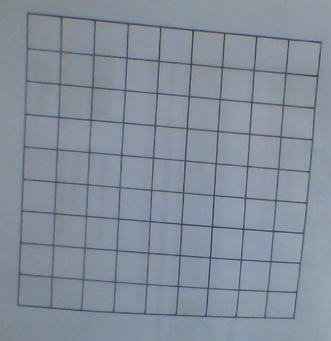
#> input picture sudoku_grid3.png, 331 x 341 px
$ python inverse_warp_perspective.py
#> lines starting #> are read from the running program, lines starting #| are printed output that depends on the picture; after the words box and inside, x2 and y2 are one past the last pixel; in counts of white or black regions, pixels touching at a corner belong together
import numpy as np
import cv2

# https://theailearner.com/tag/cv2-warpperspective/

im = cv2.imread ('sudoku_grid3.png')#('sudoCleanedOfRects.jpg')# # read picture
#> im is the input picture: shape (341, 331, 3); mean B, G, R 155.7, 142.7, 132.5

imgray = cv2.cvtColor(im, cv2.COLOR_BGR2GRAY) # BGR to grayscale
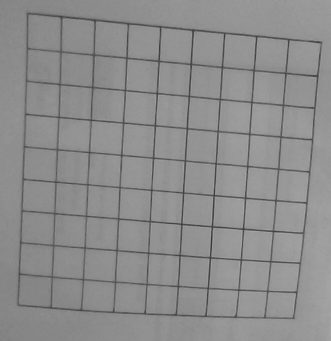
#> imgray: shape (341, 331); min 51, max 173, mean 141.2

ret, thresh = cv2.threshold(imgray, 120, 255, cv2.THRESH_BINARY_INV)
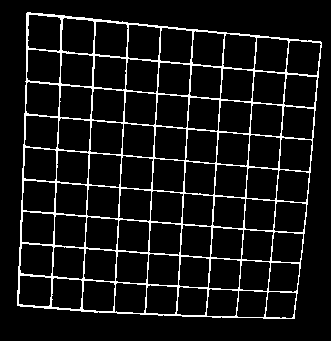
#> thresh: shape (341, 331); 8.5% white in thin lines or dots, all inside (x1, y1, x2, y2) = (17, 12, 322, 319)

contours, hierarchy = cv2.findContours(thresh, cv2.RETR_TREE, cv2.CHAIN_APPROX_NONE)
#> contours = 82 contours; largest, box (x1, y1, x2, y2) and area: (17, 12, 322, 319) 82216, (27, 14, 62, 52) 1104, (61, 17, 95, 55) 1087, (94, 21, 129, 58) 1082, (127, 24, 161, 61) 1062

# Specify input and output coordinates that is used
# to calculate the transformation matrix

up_left = [28, 14]
up_right = [321, 42]
bottom_left = [18, 305]
bottom_right = [295, 318]

input_pts = np.float32([up_left, up_right, bottom_left, bottom_right])

height = max(abs(bottom_left[1] - up_left[1]), abs(up_right[1]-bottom_right[1]))
width = max(abs(bottom_left[0] - bottom_right[0]), abs(up_left[0]-up_right[0]))
output_pts = np.float32([[0, 0], [width, 0],[0, height],[width, height]])

# Compute the perspective transform M
M = cv2.getPerspectiveTransform(input_pts,output_pts)

# Apply the perspective transformation to the imag
out = cv2.warpPerspective(im, M, (width, height), flags = cv2.INTER_LINEAR)
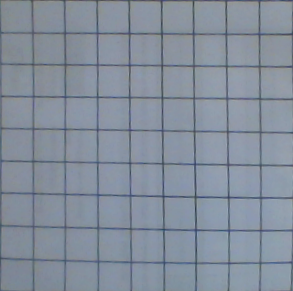
#> out: shape (291, 293, 3); mean B, G, R 155.6, 142.2, 132.1
cv2.putText(out, "sofiane", (100, 100),cv2.FONT_HERSHEY_DUPLEX, 2, (200, 0, 0), 2)
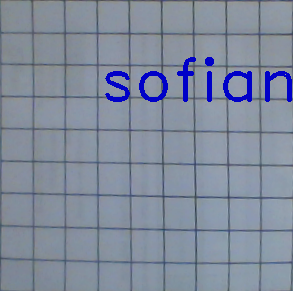
#> out: shape (291, 293, 3); 2.41% of pixels changed, all inside (x1, y1, x2, y2) = (105, 57, 292, 102)

# /////////////////////// uncomment this //////////////////
# cv2.fillConvexPoly(out, np.array([(0, 0), (width, 0), (width, height), (0, height)]), (255,255,255))

out2 = cv2.warpPerspective(out, np.linalg.inv(M), (width, height), flags = cv2.INTER_LINEAR)
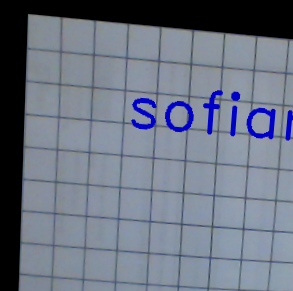
#> out2: shape (291, 293, 3); mean B, G, R 130.6, 115.5, 107.5
# out2 = cv2.add(out2, im)

# Display the transformed image
cv2.imshow("out", out)
cv2.imshow("title", out2)
cv2.imshow("img", im)
cv2.waitKey()

$ run again, with sudoku_grid2.png copied over sudoku_grid3.png
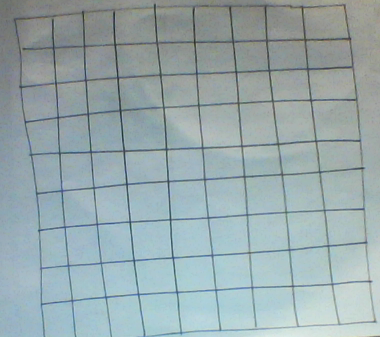
#> input picture sudoku_grid2.png, 380 x 337 px
#> im is the input picture: shape (337, 380, 3); mean B, G, R 172.3, 169.3, 152.4
#> `ret, thresh = cv2.threshold(imgray, 120, 255, cv2.THRESH_BINARY_INV)`:
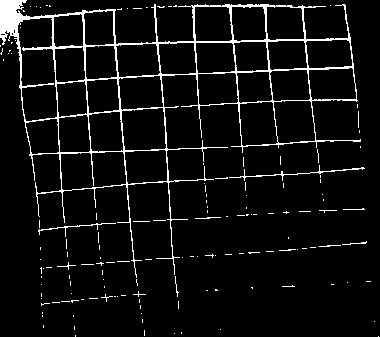
#> thresh: shape (337, 380); 6% white in thin lines or dots
#> contours = 176 contours, 144 with area under 20; largest, box (x1, y1, x2, y2) and area: (0, 0, 361, 278) 40668, (17, 17, 58, 122) 3340, (60, 151, 127, 191) 2262, (121, 107, 167, 151) 1740, (273, 100, 316, 144) 1586
#> `out2 = cv2.warpPerspective(out, np.linalg.inv(M), (width, height), fla..`:
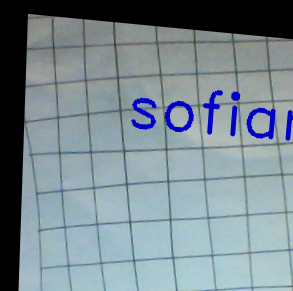
#> out2: shape (291, 293, 3); mean B, G, R 144.7, 136.6, 121.7
